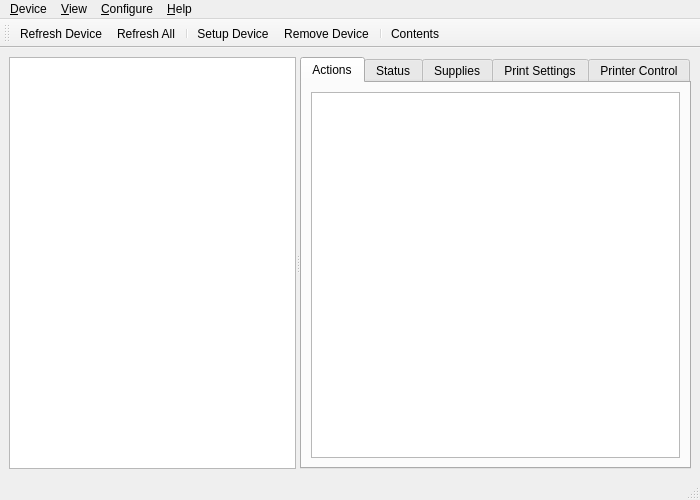
<?xml version="1.0" encoding="UTF-8"?>
<ui version="4.0">
 <class>MainWindow</class>
 <widget class="QMainWindow" name="MainWindow">
  <property name="windowModality">
   <enum>Qt::ApplicationModal</enum>
  </property>
  <property name="geometry">
   <rect>
    <x>0</x>
    <y>0</y>
    <width>700</width>
    <height>500</height>
   </rect>
  </property>
  <property name="windowTitle">
   <string>HP Device Manager</string>
  </property>
  <widget class="QWidget" name="centralwidget">
   <layout class="QGridLayout">
    <item row="0" column="0">
     <widget class="QSplitter" name="splitter">
      <property name="orientation">
       <enum>Qt::Horizontal</enum>
      </property>
      <widget class="QListWidget" name="DeviceList">
       <property name="movement">
        <enum>QListView::Static</enum>
       </property>
       <property name="flow">
        <enum>QListView::TopToBottom</enum>
       </property>
       <property name="resizeMode">
        <enum>QListView::Adjust</enum>
       </property>
       <property name="spacing">
        <number>10</number>
       </property>
       <property name="viewMode">
        <enum>QListView::IconMode</enum>
       </property>
       <property name="uniformItemSizes">
        <bool>true</bool>
       </property>
       <property name="wordWrap">
        <bool>true</bool>
       </property>
       <property name="selectionRectVisible">
        <bool>false</bool>
       </property>
      </widget>
      <widget class="QTabWidget" name="Tabs">
       <property name="sizePolicy">
        <sizepolicy hsizetype="Fixed" vsizetype="Expanding">
         <horstretch>0</horstretch>
         <verstretch>0</verstretch>
        </sizepolicy>
       </property>
       <property name="styleSheet">
        <string notr="true"/>
       </property>
       <property name="currentIndex">
        <number>5</number>
       </property>
       <widget class="QWidget" name="Actions">
        <attribute name="title">
         <string>Actions</string>
        </attribute>
        <layout class="QGridLayout">
         <item row="0" column="0">
          <widget class="QListWidget" name="ActionsList">
           <property name="spacing">
            <number>10</number>
           </property>
           <property name="viewMode">
            <enum>QListView::ListMode</enum>
           </property>
           <property name="uniformItemSizes">
            <bool>true</bool>
           </property>
           <property name="wordWrap">
            <bool>true</bool>
           </property>
          </widget>
         </item>
        </layout>
       </widget>
       <widget class="QWidget" name="Status">
        <attribute name="title">
         <string>Status</string>
        </attribute>
        <layout class="QGridLayout">
         <item row="0" column="0">
          <layout class="QHBoxLayout">
           <item>
            <spacer>
             <property name="orientation">
              <enum>Qt::Horizontal</enum>
             </property>
             <property name="sizeHint" stdset="0">
              <size>
               <width>21</width>
               <height>40</height>
              </size>
             </property>
            </spacer>
           </item>
           <item>
            <widget class="QLabel" name="LCD">
             <property name="sizePolicy">
              <sizepolicy hsizetype="Fixed" vsizetype="Fixed">
               <horstretch>0</horstretch>
               <verstretch>0</verstretch>
              </sizepolicy>
             </property>
             <property name="minimumSize">
              <size>
               <width>254</width>
               <height>40</height>
              </size>
             </property>
             <property name="maximumSize">
              <size>
               <width>254</width>
               <height>40</height>
              </size>
             </property>
             <property name="text">
              <string/>
             </property>
            </widget>
           </item>
           <item>
            <spacer>
             <property name="orientation">
              <enum>Qt::Horizontal</enum>
             </property>
             <property name="sizeHint" stdset="0">
              <size>
               <width>21</width>
               <height>40</height>
              </size>
             </property>
            </spacer>
           </item>
          </layout>
         </item>
         <item row="1" column="0">
          <widget class="QTableWidget" name="StatusTable">
           <property name="alternatingRowColors">
            <bool>true</bool>
           </property>
           <property name="selectionMode">
            <enum>QAbstractItemView::SingleSelection</enum>
           </property>
           <property name="selectionBehavior">
            <enum>QAbstractItemView::SelectRows</enum>
           </property>
           <property name="showGrid">
            <bool>false</bool>
           </property>
           <property name="cornerButtonEnabled">
            <bool>false</bool>
           </property>
          </widget>
         </item>
        </layout>
       </widget>
       <widget class="QWidget" name="Supplies">
        <attribute name="title">
         <string>Supplies</string>
        </attribute>
        <layout class="QGridLayout">
         <item row="0" column="0">
          <widget class="QTableWidget" name="SuppliesTable">
           <property name="alternatingRowColors">
            <bool>true</bool>
           </property>
           <property name="selectionMode">
            <enum>QAbstractItemView::SingleSelection</enum>
           </property>
           <property name="selectionBehavior">
            <enum>QAbstractItemView::SelectRows</enum>
           </property>
           <property name="showGrid">
            <bool>false</bool>
           </property>
           <property name="cornerButtonEnabled">
            <bool>false</bool>
           </property>
          </widget>
         </item>
        </layout>
       </widget>
       <widget class="QWidget" name="Settings">
        <attribute name="title">
         <string>Print Settings</string>
        </attribute>
        <layout class="QGridLayout">
         <item row="0" column="0">
          <layout class="QHBoxLayout">
           <item>
            <widget class="QLabel" name="PrintSettingsPrinterNameLabel">
             <property name="text">
              <string>Printer Name:</string>
             </property>
            </widget>
           </item>
           <item>
            <widget class="QComboBox" name="PrintSettingsPrinterNameCombo">
             <property name="sizePolicy">
              <sizepolicy hsizetype="Expanding" vsizetype="Fixed">
               <horstretch>0</horstretch>
               <verstretch>0</verstretch>
              </sizepolicy>
             </property>
            </widget>
           </item>
          </layout>
         </item>
         <item row="1" column="0">
          <widget class="PrintSettingsToolbox" name="PrintSettingsToolbox">
           <property name="currentIndex">
            <number>-1</number>
           </property>
          </widget>
         </item>
        </layout>
       </widget>
       <widget class="QWidget" name="Control">
        <attribute name="title">
         <string>Printer Control</string>
        </attribute>
        <layout class="QGridLayout">
         <item row="0" column="0">
          <layout class="QHBoxLayout">
           <item>
            <widget class="QLabel" name="PrintControlPrinterNameLabel">
             <property name="text">
              <string>Printer Name:</string>
             </property>
            </widget>
           </item>
           <item>
            <widget class="QComboBox" name="PrintControlPrinterNameCombo">
             <property name="sizePolicy">
              <sizepolicy hsizetype="Expanding" vsizetype="Fixed">
               <horstretch>0</horstretch>
               <verstretch>0</verstretch>
              </sizepolicy>
             </property>
            </widget>
           </item>
          </layout>
         </item>
         <item row="1" column="0">
          <widget class="QGroupBox" name="groupBox">
           <property name="title">
            <string>Printer/Queue Control</string>
           </property>
           <layout class="QGridLayout">
            <item row="0" column="0">
             <layout class="QVBoxLayout">
              <item>
               <widget class="QGroupBox" name="groupBox_3">
                <property name="sizePolicy">
                 <sizepolicy hsizetype="Preferred" vsizetype="Maximum">
                  <horstretch>0</horstretch>
                  <verstretch>0</verstretch>
                 </sizepolicy>
                </property>
                <property name="title">
                 <string/>
                </property>
                <layout class="QGridLayout">
                 <property name="horizontalSpacing">
                  <number>6</number>
                 </property>
                 <property name="verticalSpacing">
                  <number>1</number>
                 </property>
                 <property name="margin">
                  <number>1</number>
                 </property>
                 <item row="0" column="0">
                  <layout class="QHBoxLayout">
                   <item>
                    <widget class="QLabel" name="StartStopIcon">
                     <property name="sizePolicy">
                      <sizepolicy hsizetype="Fixed" vsizetype="Fixed">
                       <horstretch>0</horstretch>
                       <verstretch>0</verstretch>
                      </sizepolicy>
                     </property>
                     <property name="minimumSize">
                      <size>
                       <width>16</width>
                       <height>16</height>
                      </size>
                     </property>
                     <property name="maximumSize">
                      <size>
                       <width>16</width>
                       <height>16</height>
                      </size>
                     </property>
                     <property name="text">
                      <string/>
                     </property>
                    </widget>
                   </item>
                   <item>
                    <widget class="QLabel" name="StartStopLabel">
                     <property name="frameShape">
                      <enum>QFrame::NoFrame</enum>
                     </property>
                     <property name="text">
                      <string>Started</string>
                     </property>
                     <property name="alignment">
                      <set>Qt::AlignCenter</set>
                     </property>
                    </widget>
                   </item>
                  </layout>
                 </item>
                </layout>
               </widget>
              </item>
              <item>
               <widget class="QPushButton" name="StartStopButton">
                <property name="text">
                 <string>Stop Printer</string>
                </property>
               </widget>
              </item>
             </layout>
            </item>
            <item row="0" column="1">
             <layout class="QVBoxLayout">
              <item>
               <widget class="QGroupBox" name="groupBox_4">
                <property name="sizePolicy">
                 <sizepolicy hsizetype="Preferred" vsizetype="Maximum">
                  <horstretch>0</horstretch>
                  <verstretch>0</verstretch>
                 </sizepolicy>
                </property>
                <property name="title">
                 <string/>
                </property>
                <layout class="QGridLayout">
                 <property name="horizontalSpacing">
                  <number>6</number>
                 </property>
                 <property name="verticalSpacing">
                  <number>1</number>
                 </property>
                 <property name="margin">
                  <number>1</number>
                 </property>
                 <item row="0" column="0">
                  <layout class="QHBoxLayout">
                   <item>
                    <widget class="QLabel" name="AcceptRejectIcon">
                     <property name="sizePolicy">
                      <sizepolicy hsizetype="Fixed" vsizetype="Fixed">
                       <horstretch>0</horstretch>
                       <verstretch>0</verstretch>
                      </sizepolicy>
                     </property>
                     <property name="minimumSize">
                      <size>
                       <width>16</width>
                       <height>16</height>
                      </size>
                     </property>
                     <property name="maximumSize">
                      <size>
                       <width>16</width>
                       <height>16</height>
                      </size>
                     </property>
                     <property name="text">
                      <string/>
                     </property>
                    </widget>
                   </item>
                   <item>
                    <widget class="QLabel" name="AcceptRejectLabel">
                     <property name="frameShape">
                      <enum>QFrame::NoFrame</enum>
                     </property>
                     <property name="text">
                      <string>Accepting</string>
                     </property>
                     <property name="alignment">
                      <set>Qt::AlignCenter</set>
                     </property>
                    </widget>
                   </item>
                  </layout>
                 </item>
                </layout>
               </widget>
              </item>
              <item>
               <widget class="QPushButton" name="AcceptRejectButton">
                <property name="text">
                 <string>Reject Jobs</string>
                </property>
               </widget>
              </item>
             </layout>
            </item>
            <item row="0" column="2">
             <layout class="QVBoxLayout">
              <item>
               <widget class="QGroupBox" name="groupBox_5">
                <property name="sizePolicy">
                 <sizepolicy hsizetype="Preferred" vsizetype="Maximum">
                  <horstretch>0</horstretch>
                  <verstretch>0</verstretch>
                 </sizepolicy>
                </property>
                <property name="title">
                 <string/>
                </property>
                <layout class="QGridLayout">
                 <property name="horizontalSpacing">
                  <number>6</number>
                 </property>
                 <property name="verticalSpacing">
                  <number>1</number>
                 </property>
                 <property name="margin">
                  <number>1</number>
                 </property>
                 <item row="0" column="0">
                  <layout class="QHBoxLayout">
                   <item>
                    <widget class="QLabel" name="SetDefaultIcon">
                     <property name="sizePolicy">
                      <sizepolicy hsizetype="Fixed" vsizetype="Fixed">
                       <horstretch>0</horstretch>
                       <verstretch>0</verstretch>
                      </sizepolicy>
                     </property>
                     <property name="minimumSize">
                      <size>
                       <width>16</width>
                       <height>16</height>
                      </size>
                     </property>
                     <property name="maximumSize">
                      <size>
                       <width>16</width>
                       <height>16</height>
                      </size>
                     </property>
                     <property name="text">
                      <string/>
                     </property>
                    </widget>
                   </item>
                   <item>
                    <widget class="QLabel" name="SetDefaultLabel">
                     <property name="frameShape">
                      <enum>QFrame::NoFrame</enum>
                     </property>
                     <property name="text">
                      <string>Not default</string>
                     </property>
                     <property name="alignment">
                      <set>Qt::AlignCenter</set>
                     </property>
                    </widget>
                   </item>
                  </layout>
                 </item>
                </layout>
               </widget>
              </item>
              <item>
               <widget class="QPushButton" name="SetDefaultButton">
                <property name="text">
                 <string>Set as Default</string>
                </property>
               </widget>
              </item>
             </layout>
            </item>
           </layout>
          </widget>
         </item>
         <item row="2" column="0">
          <widget class="QGroupBox" name="groupBox_2">
           <property name="title">
            <string>Job Queue</string>
           </property>
           <layout class="QGridLayout">
            <item row="0" column="0" colspan="3">
             <widget class="QTableWidget" name="JobTable">
              <property name="alternatingRowColors">
               <bool>true</bool>
              </property>
              <property name="selectionMode">
               <enum>QAbstractItemView::SingleSelection</enum>
              </property>
              <property name="selectionBehavior">
               <enum>QAbstractItemView::SelectRows</enum>
              </property>
              <property name="gridStyle">
               <enum>Qt::DotLine</enum>
              </property>
             </widget>
            </item>
            <item row="1" column="0">
             <widget class="QPushButton" name="CancelJobButton">
              <property name="text">
               <string>Cancel Job</string>
              </property>
             </widget>
            </item>
            <item row="1" column="1">
             <spacer>
              <property name="orientation">
               <enum>Qt::Horizontal</enum>
              </property>
              <property name="sizeHint" stdset="0">
               <size>
                <width>131</width>
                <height>20</height>
               </size>
              </property>
             </spacer>
            </item>
            <item row="1" column="2">
             <widget class="QPushButton" name="RefreshButton">
              <property name="text">
               <string>Refresh</string>
              </property>
             </widget>
            </item>
           </layout>
          </widget>
         </item>
        </layout>
       </widget>
      </widget>
     </widget>
    </item>
   </layout>
  </widget>
  <widget class="QMenuBar" name="Menubar">
   <property name="geometry">
    <rect>
     <x>0</x>
     <y>0</y>
     <width>700</width>
     <height>27</height>
    </rect>
   </property>
   <widget class="QMenu" name="DeviceMenu">
    <property name="title">
     <string>&amp;Device</string>
    </property>
    <addaction name="DeviceSettingsAction"/>
    <addaction name="separator"/>
    <addaction name="DeviceRefreshAction"/>
    <addaction name="RefreshAllAction"/>
    <addaction name="separator"/>
    <addaction name="SetupDeviceAction"/>
    <addaction name="RemoveDeviceAction"/>
    <addaction name="separator"/>
    <addaction name="QuitAction"/>
   </widget>
   <widget class="QMenu" name="ConfigureMenu">
    <property name="title">
     <string>&amp;Configure</string>
    </property>
    <addaction name="PreferencesAction"/>
   </widget>
   <widget class="QMenu" name="HelpMenu">
    <property name="title">
     <string>&amp;Help</string>
    </property>
    <addaction name="ContentsAction"/>
    <addaction name="AboutAction"/>
   </widget>
   <widget class="QMenu" name="ViewMenu">
    <property name="title">
     <string>&amp;View</string>
    </property>
    <addaction name="ViewAsListAction"/>
    <addaction name="ViewAsIconsAction"/>
   </widget>
   <addaction name="DeviceMenu"/>
   <addaction name="ViewMenu"/>
   <addaction name="ConfigureMenu"/>
   <addaction name="HelpMenu"/>
  </widget>
  <widget class="QStatusBar" name="Statusbar"/>
  <widget class="QToolBar" name="toolBar">
   <property name="windowTitle">
    <string>toolBar_2</string>
   </property>
   <attribute name="toolBarArea">
    <enum>TopToolBarArea</enum>
   </attribute>
   <attribute name="toolBarBreak">
    <bool>false</bool>
   </attribute>
   <addaction name="DeviceRefreshAction"/>
   <addaction name="RefreshAllAction"/>
   <addaction name="separator"/>
   <addaction name="SetupDeviceAction"/>
   <addaction name="RemoveDeviceAction"/>
   <addaction name="separator"/>
   <addaction name="ContentsAction"/>
  </widget>
  <action name="QuitAction">
   <property name="text">
    <string>Quit</string>
   </property>
  </action>
  <action name="PreferencesAction">
   <property name="text">
    <string>Preferences...</string>
   </property>
  </action>
  <action name="AboutAction">
   <property name="text">
    <string>About...</string>
   </property>
  </action>
  <action name="ContentsAction">
   <property name="text">
    <string>Contents...</string>
   </property>
  </action>
  <action name="DeviceSettingsAction">
   <property name="enabled">
    <bool>false</bool>
   </property>
   <property name="text">
    <string>Settings...</string>
   </property>
  </action>
  <action name="DeviceRefreshAction">
   <property name="text">
    <string>Refresh Device</string>
   </property>
  </action>
  <action name="RefreshAllAction">
   <property name="text">
    <string>Refresh All</string>
   </property>
  </action>
  <action name="SetupDeviceAction">
   <property name="text">
    <string>Setup Device...</string>
   </property>
  </action>
  <action name="RemoveDeviceAction">
   <property name="text">
    <string>Remove Device...</string>
   </property>
  </action>
  <action name="ViewAsListAction">
   <property name="text">
    <string>View as List</string>
   </property>
   <property name="toolTip">
    <string>View Devices as a list</string>
   </property>
  </action>
  <action name="ViewAsIconsAction">
   <property name="text">
    <string>View as Icons</string>
   </property>
   <property name="toolTip">
    <string>View device list as icons</string>
   </property>
  </action>
 </widget>
 <customwidgets>
  <customwidget>
   <class>PrintSettingsToolbox</class>
   <extends>QToolBox</extends>
   <header>printsettingstoolbox.h</header>
   <container>1</container>
  </customwidget>
 </customwidgets>
 <resources/>
 <connections/>
</ui>
